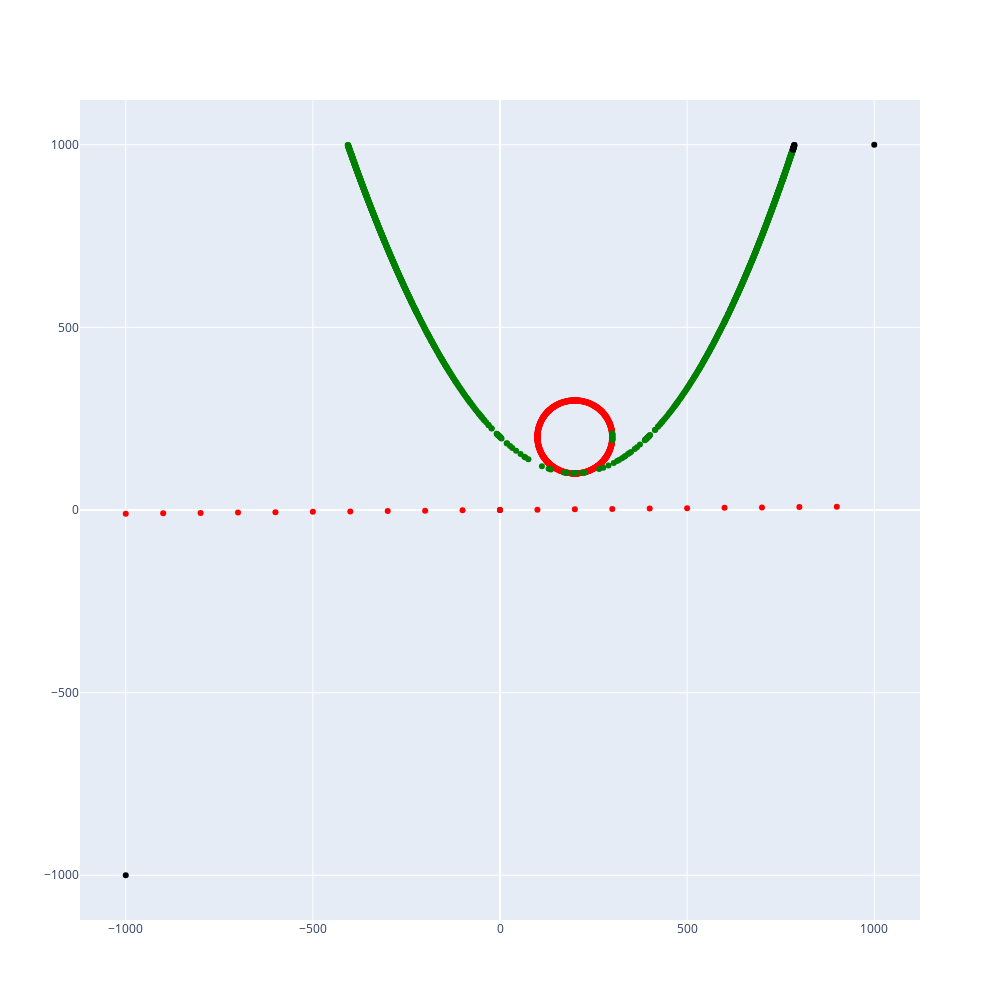

Here is the notebook cell this chart was saved with:
### Markdown cell above
## Draw

### Code cell
fig = go.Figure(data=go.Scatter(x=xs, y=ys, mode='markers', marker={'color':colors}))
fig.update_layout(
    autosize=False,
    width=1000,
    height=1000,)
fig.show()

### Figure 1 — Plotly figure (JSON) as saved in the notebook; plotly's stock layout.template omitted (floating-point values rounded to 4 significant figures; data arrays with more than 128 entries replaced by an {"elided": "..."} marker saying what was removed)
{"data": [{"marker": {"color": {"elided": "2056 str values"}}, "mode": "markers", "type": "scatter", "x": {"elided": "2076 int values"}, "y": {"elided": "2076 int values"}}], "layout": {"autosize": false, "height": 1000, "width": 1000}}
